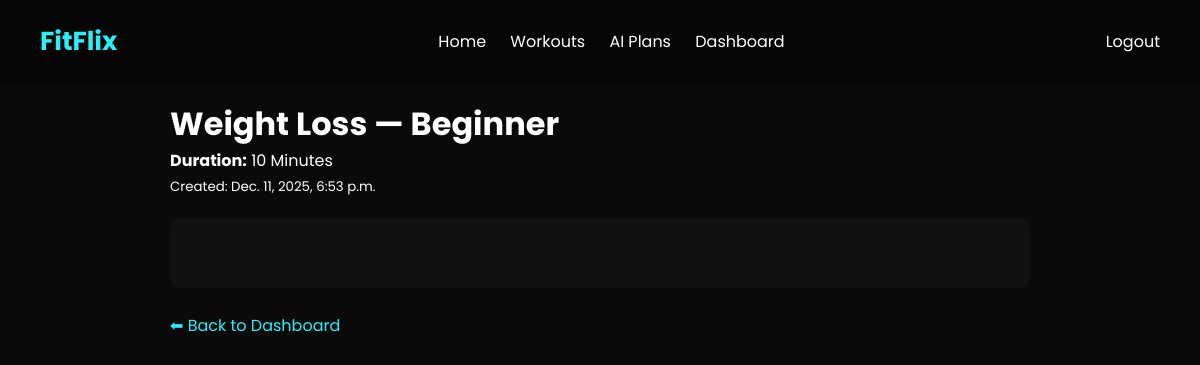
Page /plan/1/ (signed in) on the committed database.
### core/models.py (models this page shows, shortened)
class WorkoutPlan(models.Model):
    user = models.ForeignKey(User, on_delete=models.CASCADE)
    goal = models.CharField(max_length=100)
    level = models.CharField(max_length=100)
    duration = models.CharField(max_length=100)
    ai_response = models.TextField()
    created_at = models.DateTimeField(auto_now_add=True)

### core/views.py (the view)
# urls.py: path("plan/<int:id>/", views.view_plan, name="view_plan")
def view_plan(request, id):
    if not request.user.is_authenticated:
        return redirect("login")
    try:
        plan = WorkoutPlan.objects.get(id=id, user=request.user)
    except WorkoutPlan.DoesNotExist:
        return render(request, "core/view_plan.html", {
            "error": "Plan not found or access denied."
        })
    return render(request, "core/view_plan.html", {
        "plan": plan
    })

### accounts/templates/core/view_plan.html (shortened to what this page needs)
{% extends "core/base.html" %}
{% block content %}
<div style="max-width:900px; margin:80px auto; padding:20px; color:white;">
    <h1>{{ plan.goal }} — {{ plan.level }}</h1>
    <p><strong>Duration:</strong> {{ plan.duration }}</p>
    <p><small>Created: {{ plan.created_at }}</small></p>
    <pre style="white-space: pre-wrap; background:#111; padding:20px; border-radius:10px; margin-top:20px;">
    </pre>
    <br>
    <a href="{% url 'dashboard' %}"
       style="color:#2deef7; text-decoration:none;">
       ⬅ Back to Dashboard
    </a>
</div>
{% endblock %}

### core/static/core/css/styles.css (style rules this page uses)
* { margin: 0; padding: 0; box-sizing: border-box; }
body { font-family: "Poppins", sans-serif; background: #0a0a0a; color: white; }

### rows in the picture
WorkoutPlan: goal "Weight Loss", level "Beginner", duration "10 Minutes", created_at "Dec. 11, 2025, 6:53 p.m."
